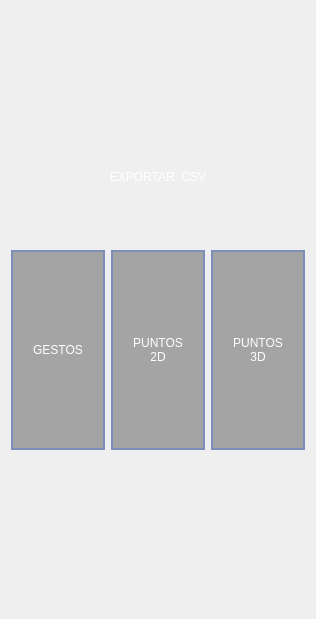
     <widget class="QWidget" name="Exportar">
      <property name="styleSheet">
       <string notr="true">QLabel{
	color: #FFF;
	font: 40px &quot;Montserrat&quot;;
}

QPushButton{
border-width: 2px;
border-style: solid;
border-color: rgb(127, 141, 186);
border-radius: 100px;
color: #FFF;
background-color:rgb(0, 0, 0, 80);
padding-left:20px;
padding-right:20px;
padding-top: 5px;
padding-bottom: 5px;
font: 36px &quot;Montserrat&quot;;
min-width: 0px;
}
QPushButton:hover{
border-color:rgb(85, 170, 255);
border-color:qradialgradient(spread:pad, cx:0.5, cy:0.5, radius:0.5, fx:0.5, fy:0.5, stop:0 rgba(0, 170, 255, 255), stop:1 rgba(0, 255, 255, 255));
}

QPushButton:pressed{
border-color:rgb(255, 170, 0);
background-color: rgb(0, 0, 0, 150);
}

QPushButton:disabled{
color: rgb(132, 132, 132);
background-color: rgb(0, 0, 0, 180);
}</string>
      </property>
      <attribute name="title">
       <string>Exportar</string>
      </attribute>
      <layout class="QVBoxLayout" name="verticalLayout_9">
       <item>
        <spacer name="verticalSpacer_19">
         <property name="orientation">
          <enum>Qt::Vertical</enum>
         </property>
         <property name="sizeHint" stdset="0">
          <size>
           <width>20</width>
           <height>159</height>
          </size>
         </property>
        </spacer>
       </item>
       <item>
        <widget class="QLabel" name="label_36">
         <property name="text">
          <string>EXPORTAR .CSV</string>
         </property>
         <property name="alignment">
          <set>Qt::AlignCenter</set>
         </property>
        </widget>
       </item>
       <item>
        <spacer name="verticalSpacer_18">
         <property name="orientation">
          <enum>Qt::Vertical</enum>
         </property>
         <property name="sizeType">
          <enum>QSizePolicy::Minimum</enum>
         </property>
         <property name="sizeHint" stdset="0">
          <size>
           <width>20</width>
           <height>60</height>
          </size>
         </property>
        </spacer>
       </item>
       <item>
        <layout class="QHBoxLayout" name="horizontalLayout_13">
         <item>
          <widget class="QPushButton" name="exp_gestos">
           <property name="minimumSize">
            <size>
             <width>44</width>
             <height>200</height>
            </size>
           </property>
           <property name="maximumSize">
            <size>
             <width>200</width>
             <height>200</height>
            </size>
           </property>
           <property name="toolTip">
            <string>Exporta un archivo .CSV que contiene los valores de cada gesto y las distancias mostradas en las graficas para todos los cuadros del video.</string>
           </property>
           <property name="text">
            <string>GESTOS</string>
           </property>
          </widget>
         </item>
         <item>
          <widget class="QPushButton" name="exp_2d">
           <property name="minimumSize">
            <size>
             <width>44</width>
             <height>200</height>
            </size>
           </property>
           <property name="maximumSize">
            <size>
             <width>200</width>
             <height>200</height>
            </size>
           </property>
           <property name="toolTip">
            <string>Exporta un archivo .CSV que contiene las coordenadas 2D de los puntos de la máscara en el video original.</string>
           </property>
           <property name="text">
            <string>PUNTOS
2D</string>
           </property>
          </widget>
         </item>
         <item>
          <widget class="QPushButton" name="exp_3d">
           <property name="minimumSize">
            <size>
             <width>44</width>
             <height>200</height>
            </size>
           </property>
           <property name="maximumSize">
            <size>
             <width>200</width>
             <height>200</height>
            </size>
           </property>
           <property name="toolTip">
            <string>Exporta un .CSV que contiene la ubicación de los vértices 3D, los niveles de activación de los Animation y Shape Units y la Pose de la máscara para todos los cuadros de video.</string>
           </property>
           <property name="text">
            <string>PUNTOS
3D</string>
           </property>
          </widget>
         </item>
        </layout>
       </item>
       <item>
        <spacer name="verticalSpacer_17">
         <property name="orientation">
          <enum>Qt::Vertical</enum>
         </property>
         <property name="sizeHint" stdset="0">
          <size>
           <width>20</width>
           <height>158</height>
          </size>
         </property>
        </spacer>
       </item>
      </layout>
     </widget>
